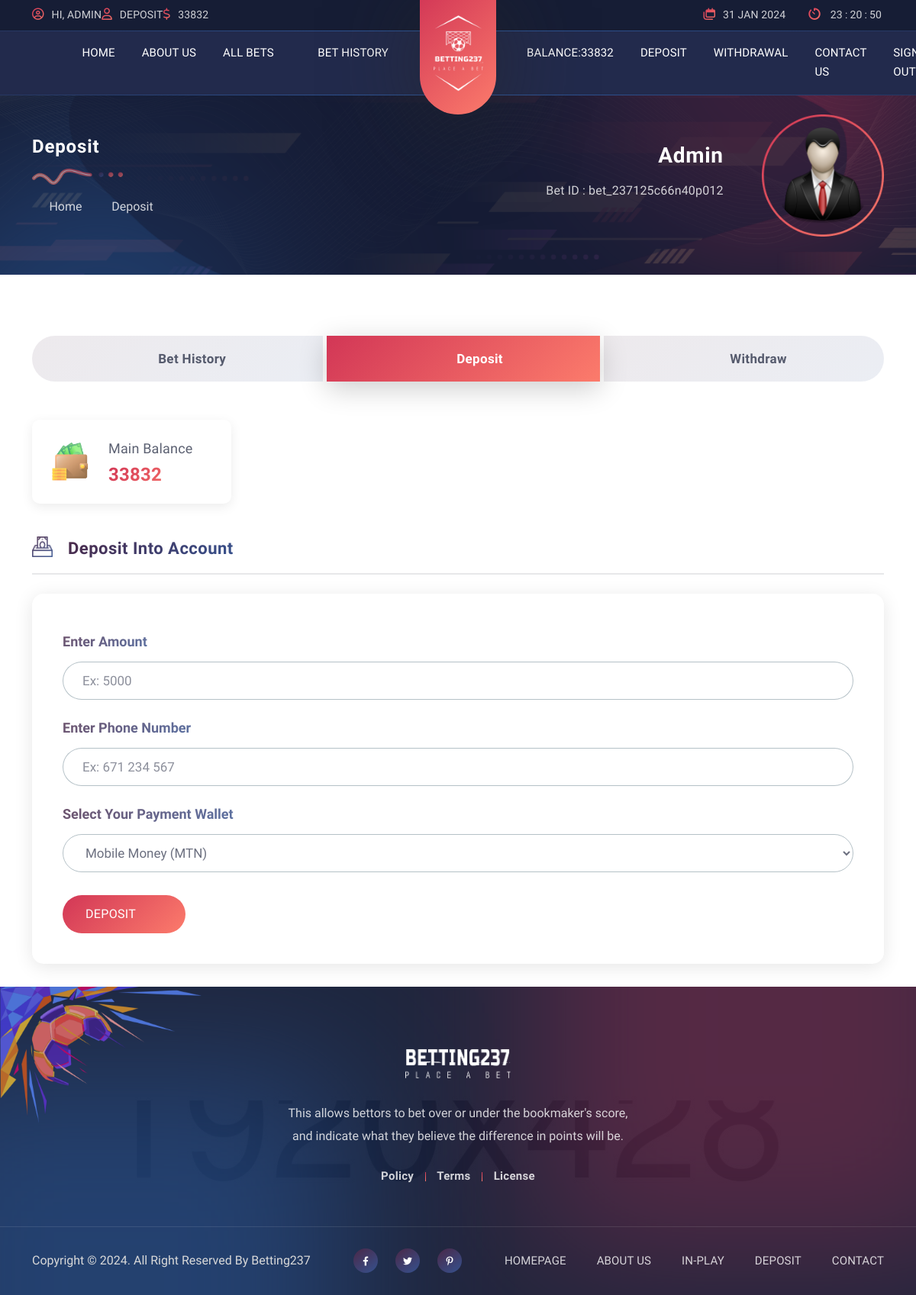
/deposit/ (signed in), run on an earlier commit of the app's database.
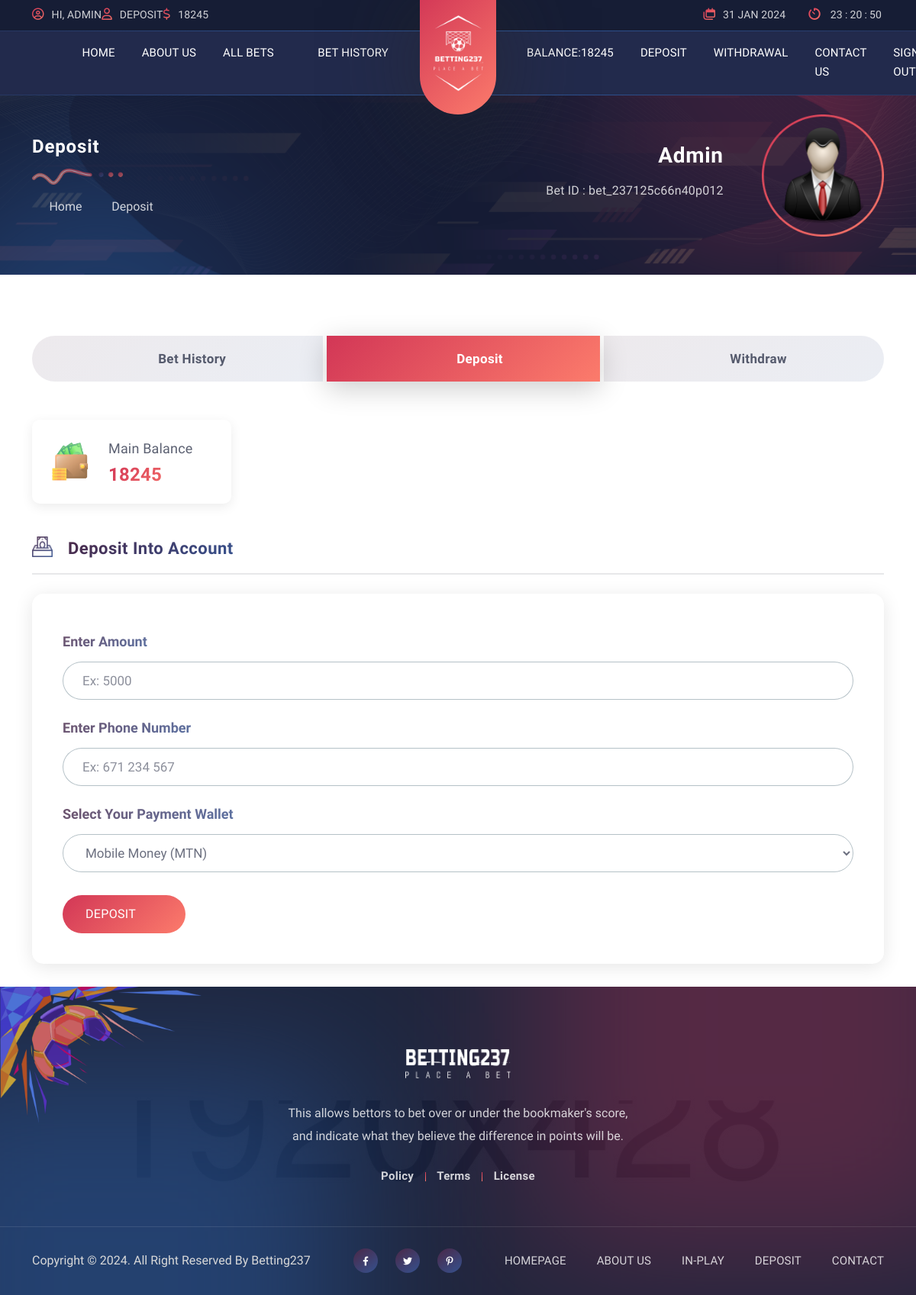
And on a later commit of the database.
### server/models.py (models this page shows, shortened)
class User(AbstractUser):
    phone_number= models.CharField(max_length=50, blank=True, null=True)
    account_balance = models.IntegerField(default=0, blank=True, null=True)
    can_withdraw = models.BooleanField(default= True)

### server/views.py (the view, shortened to what this page needs)
# urls.py: path('deposit/', views.deposit_view, name='deposit'),
@login_required(login_url='/login/')
def deposit_view(request):
    home = request.GET.get('server:home')
    form = PaymentForm(request.POST or None)
    context = {
        'form': form,
    }
    return render(request, "dashboard-deposit.html", context )

### server/forms.py (shortened to what this page needs)
class PaymentForm(forms.Form):
    phoneNumber = forms.CharField(required=True,widget=forms.TextInput(attrs={ 'placeholder':'Ex: 671 234 567'}))
    amount = forms.IntegerField(required=True,widget=forms.TextInput(attrs={ 'placeholder':'Ex: 5000'}))
    payment_method = forms.ChoiceField(label='Select your Payment Method', choices=PAYMENT_CHOICES, widget=forms.Select(attrs={'class': 'dropdown-toggle', 'id': 'wallet-select', 'data-bs-toggle': 'dropdown', "aria-expanded":"false"}))

### server/templates/dashboard-deposit.html (shortened to what this page needs)
{% extends "dashboard-base.html" %}
{% load static %}
{% block content %}
        <div class="container">
            <div class="d-xl-block d-none">
                <div class="db-menu">
                    <ul class="nav nav-pills">
                        <li class="nav-item">
                            <a class="nav-link " href="{% url 'server:bet-history' %}">
                                bet history</a>
                        </li>
                        <li class="nav-item">
                            <a class="nav-link active" href="{% url 'server:deposit' %}">
                                deposit</a>
                        </li>
                        <li class="nav-item">
                            <a class="nav-link" href="{% url 'server:withdraw' %}">
                                withdraw <span class="d-xxl-inline d-xl-none">funds</span></a>
                        </li>
                    </ul>
                </div>
            </div>
        </div>
        <div class="dashboard-statics">
            <div class="container">
                <div class="row g-lg-4 g-2">
                    <div class="col-xl-3 col-lg-4 col-md-4 col-sm-6 col-6">
                        <div class="single-statics">
                            <div class="part-icon">
                                <img src="{% static 'assets-2/img/db-statics/image-1.png' %}" alt="">
                            </div>
                            <div class="part-text">
                                <span class="text">Main balance</span>
                                <span class="descr">{{ request.user.account_balance }} </span>
                            </div>
                        </div>
                    </div>
                </div>
            </div>
        </div>
        <div class="db-elements">
            <div class="container">
                <div class="row">
                    <div class="col-xl-12 col-lg-12">
                        <div class="single-db-element mb-0">
                            <h4 class="title">
                                <span class="icon wallet">
                                    <img src="{% static 'assets-2/img/icon/wallet-deposit.png' %}" alt="">
                                </span>
                                <span class="text">deposit into Account</span>
                            </h4>
                            <div class="part-form">
                                <form method="POST" >
                                    <div class="row">
                                        <div class="col-xl-12 col-lg-12 col-md-12">
                                            <label for="deposit_first_name" class="form-label"><span>Enter amount</span></label>
                                            {{ form.amount }}
                                        </div>
                                        <div class="col-xl-12 col-lg-12 col-md-12">
                                            <label for="deposit_first_name" class="form-label"><span>Enter Phone Number</span></label>
                                            {{ form.phoneNumber }}
                                        </div>
                                        <div class="col-xl-12 col-lg-12 col-md-12">
                                            <label class="form-label"><span>Select your payment wallet</span></label>
                                            <div class="dropdown select-list wallet-select">
                                                    {{ form.payment_method }}
                                            </div>
                                        </div>
                                    </div>
                                    <button class="prd-btn-1">
                                        deposit <i class="fa-duotone fa-arrow-right"></i>
                                    </button>
                                </form>
                            </div>
                        </div>
                    </div>
                </div>
            </div>
        </div>
{% endblock content %}

### server/templates/dashboard-base.html (shortened to what the changed rows need)
{% load static %}
<!DOCTYPE html>
<html lang="zxx">
    <head>
        <link rel="stylesheet" href="{% static 'assets-2/css/bootstrap.min.css' %}">
        <link rel="stylesheet" href="{% static 'assets-2/css/all.min.css' %}">
        <link rel="stylesheet" href="{% static 'assets-2/css/owl.carousel.min.css' %}">
        <link rel="stylesheet" href="{% static 'assets-2/css/style.css' %}">
    </head>
    <body>
               <div class="header animated">
                <div class="top-bar">
                    <div class="container">
                        <div class="row justify-content-between">
                            <div class="col-xl-5 col-lg-5 col-md-7">
                                <div class="left-side">
                                    <div class="single-bar">
                                        <a class="dashboard-overview" href="{% url 'server:register' %}">
                                            {% if request.user.is_authenticated %}
                                            <span class="part-text">hi, <span class="user-name">{{ user.username }}</span></span>
                                            <div class="single-bar">
                                                <a class="dashboard-overview" href="{% url 'server:deposit' %}">
                                                    <span class="part-icon">
                                                        <i class="fa-regular fa-user"></i>
                                                    </span>
                                                    <span class="part-text">Deposit</span>
                                                </a>
                                            </div>
                                            <div class="single-bar">
                                                <a class="dashboard-overview" href="mailto: abc@example.com">
                                                    <span class="part-icon">
                                                        <i class="fa-regular fa-dollar"></i>
                                                    </span>
                                                    <span class="part-text">{{request.user.account_balance}}</span>
                                                </a>
                                            </div>
                                            {% else %}
                                            <span class="part-text">Hey, <span class="user-name">Sign Up or Log in</span></span>
                                            {% endif %}
                                        </a>
                                    </div>
                                </div>
                            </div>
                        </div>
                    </div>
                </div>
                <div class="mainmenu">
                    <div class="container">
                        <nav class="navbar navbar-expand-lg">
                            <div class="collapse navbar-collapse" id="navbarSupportedContent">
                                <div class="scalation">
                                    <div class="row">
                                        <div class="col-xl-5 col-lg-5">
                                            <ul class="navbar-nav nn-right">
                                                {% if request.user.is_authenticated %}
                                                <li class="nav-item">
                                                    <a class="nav-link" href="#">Balance:{{ request.user.account_balance }}</a>
                                                </li>
                                                <li class="nav-item">
                                                    <a class="nav-link" href="{% url 'server:deposit' %}">Deposit</a>
                                                </li>
                                                <li class="nav-item">
                                                    <a class="nav-link" href="{% url 'server:withdraw' %}">Withdrawal</a>
                                                </li>
                                                <li class="nav-item">
                                                <li class="nav-item">
                                                    <a class="nav-link" href="{% url 'server:contact' %}">Contact Us</a>
                                                </li>
                                                <li class="nav-item">
                                                    <a class="nav-link" href="{% url 'server:logout' %}">Sign Out</a>
                                                </li>
                                                {% endif %}
                                            </ul>
                                        </div>
                                    </div>
                                </div>
                            </div>
                        </nav>
                    </div>
                </div>
            </div>
        <div class="dashboard-header">
            <div class="container">
                <div class="row align-items-center">
                    <div class="col-xl-6 col-lg-4 order-lg-0 order-2">
                        <div class="db-breadcrumb">
                            <h2 class="page-name">
                                deposit
                            </h2>
                        </div>
                    </div>
                    <div class="col-xl-6 col-lg-8">
                        <div class="part-user">
                            <div class="user-info">
                                <span class="user-name">{{ request.user.username }}</span>
                                <div class="user-bet-id">
                                    <span class="text">Bet ID :</span>
                                    <span class="descr"> bet_237125c66n40p01{{ request.user.id }}</span>
                                </div>
                            </div>
                        </div>
                    </div>
                </div>
            </div>
        </div>
        {% block content %}
	    {% endblock content %}
</body>
</html>

What changed in the data, as far as the page shows it:
changed User "Admin": user.account_balance "33832" → "18245"
